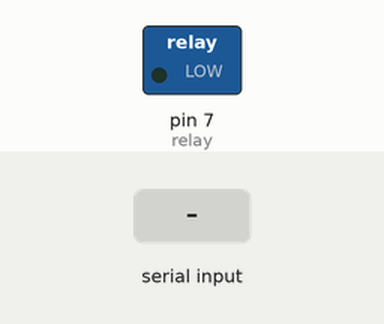
Recording of a sketch running on a simulated Arduino Uno, built with avr-gcc and run on an emulated ATmega328P. Parts: switched loads named in the sketch (green lamp = pin HIGH). The inputs (shaded band) are chosen by the test bench.

Above: at 1.2 s.
1.3 s: byte 90 received over Serial
At 2.2 s:
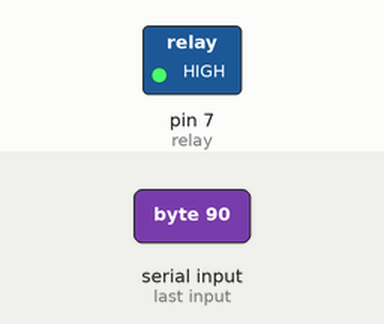
Timing chart, 0 to 4.3 s (numbered marks = the images above; inputs shaded):
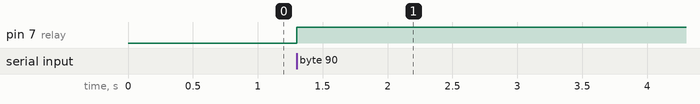

Measured:
- after the input at 1.3 s, pin 7 (relay): LOW → HIGH at once

The sketch:

relay.ino
```cpp
int incomingByte = 0; // for incoming serial data
int relay = 7;

void setup() {
  Serial.begin(9600); // opens serial port, sets data rate to 9600 bps
  pinMode(relay, OUTPUT);

}


void loop() {
  //digitalWrite(relay,HIGH);

  if (Serial.available() > 0) {
    // read the incoming byte:
    incomingByte = Serial.read();


   if(incomingByte > 49.5){

    digitalWrite(relay, HIGH);


   }
   else
   {

    digitalWrite(relay, LOW);

   }


  }
}
```
